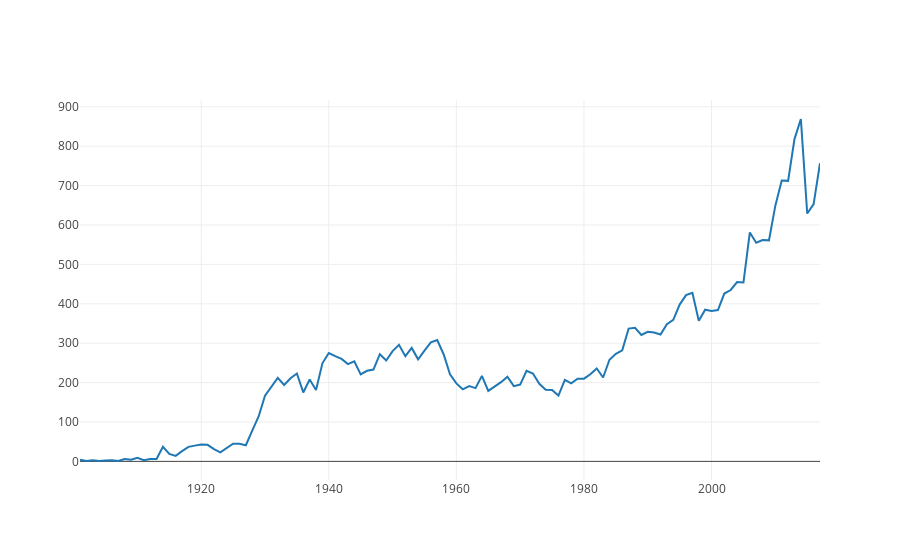

This figure's notebook cell:
### Code cell
fig = go.Scatter(
        x = gp2["startYear"].values ,
        y = gp2["count"].values
)

fig = go.Figure( data = [ fig ]  )
iplot( fig )
